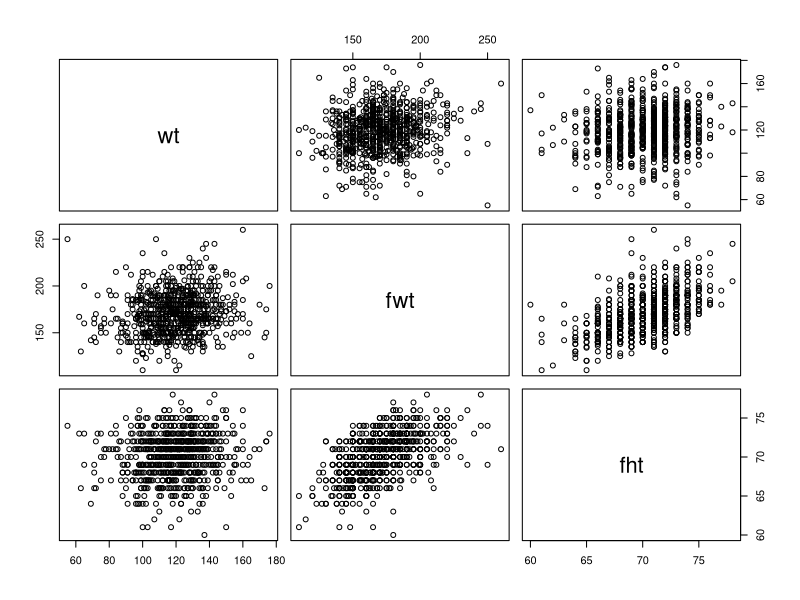
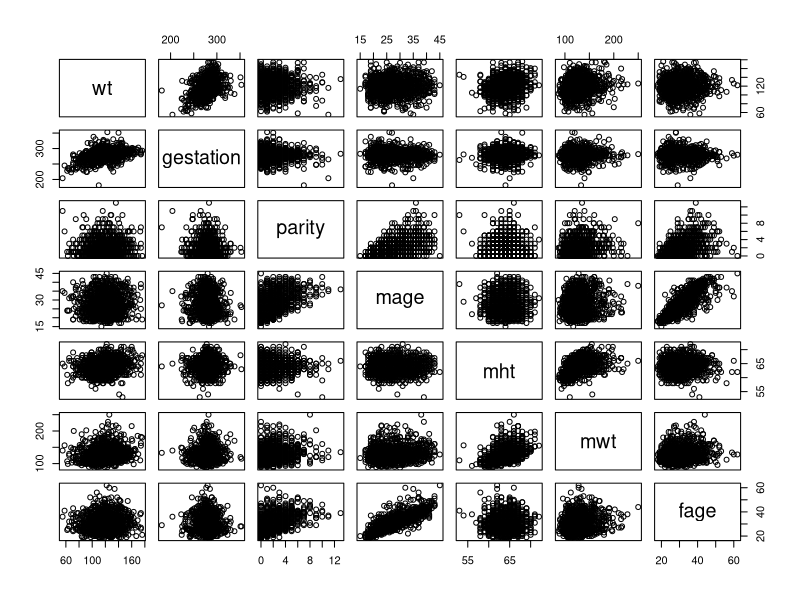

These figures' R source, in order: (Note: a time limit stopped this script after it produced the figures.)
## ---- chunk 1
knitr::opts_chunk$set(echo = TRUE)
## ---- chunk 2
chds <- read.csv("chds_births.csv", sep=",")
summary(chds) 
## ---- chunk 3
# drop observations which have value 0 for covariate 'marital' 
chds <- chds[chds$marital != 0, ]
## ---- chunk 4
pairs(~ wt + fwt + fht, data=chds)
## ---- chunk 5
library(mice)

# removing father's weight and height from our dataset 
chds$fwt <- NULL
chds$fht <- NULL

# imputing missing data
system.time({ 
  chds_imp = mice(chds, m=5, printFlag=FALSE, maxit=50, seed=331)
})

# extracting five imputed datasets
chds1 <- complete(chds_imp, 1)
chds2 <- complete(chds_imp, 2)
chds3 <- complete(chds_imp, 3)
chds4 <- complete(chds_imp, 4)
chds5 <- complete(chds_imp, 5)
## ---- chunk 6
# constructing smoke level factors
smoke_levels <- c("never", "until_pregnancy", "used_to_not_anymore", "smokes_now")
encode_smoke <- function(chds)
{
  smoke2 <- smoke_levels[chds$smoke+1]
  smoke2 <- factor(smoke2, levels=smoke_levels)
  chds$smoke <- smoke2
  
  return(chds)
}

chds1 <- encode_smoke(chds1)
chds2 <- encode_smoke(chds2)
chds3 <- encode_smoke(chds3)
chds4 <- encode_smoke(chds4)
chds5 <- encode_smoke(chds5)

# constructing med factors
med_levels <- c("elementary", "middle", "high", "high+trade", "high+college", "college_grad",     
                "trade", "high_unclear")
encode_med <- function(chds)
{
  med2 <- med_levels[chds$med+1]
  med2 <- factor(med2, levels=med_levels)
  chds$med <- med2
  return(chds)
}

chds1 <- encode_med(chds1)
chds2 <- encode_med(chds2)
chds3 <- encode_med(chds3)
chds4 <- encode_med(chds4)
chds5 <- encode_med(chds5)

fed_levels <- c("elementary", "middle", "high", "high+trade", "high+college", "college_grad", 
                "trade", "high_unclear")
# constructing fed factors
encode_fed <- function(chds)
{
  fed2 <- fed_levels[chds$fed+1]
  fed2 <- factor(fed2, levels=fed_levels)
  chds$fed <- fed2
  return(chds)
}

chds1 <- encode_fed(chds1)
chds2 <- encode_fed(chds2)
chds3 <- encode_fed(chds3)
chds4 <- encode_fed(chds4)
chds5 <- encode_fed(chds5)

# constructiong marital factors
marital_levels <- c("married", "legally_separated", "divorced", "widowed", "never_married",                                   "not_married")
encode_marital <- function(chds)
{
  marital2 <- marital_levels[chds$marital]
  marital2 <- factor(marital2, levels=marital_levels)
  chds$marital <- marital2
  return(chds)
}

chds1 <- encode_marital(chds1)
chds2 <- encode_marital(chds2)
chds3 <- encode_marital(chds3)
chds4 <- encode_marital(chds4)
chds5 <- encode_marital(chds5)

# constructing time factors 
time_levels <- c("never_smoked", "<1year", "1-2years", "2-3years", "3-4years", "5-9years", ">10years",                     "during_pregnancy", "still_smokes", "quit_but_dont_know_when")
encode_time <- function(chds)
{
  time2 <- time_levels[chds$time+1]
  time2 <- factor(time2, levels=time_levels)
  chds$time <- time2
  return(chds)
}

chds1 <- encode_time(chds1)
chds2 <- encode_time(chds2)
chds3 <- encode_time(chds3)
chds4 <- encode_time(chds4)
chds5 <- encode_time(chds5)

# constructing number factors 
number_levels <- c("never_smoked", "1-4", "5-9", "10-14", "15-19", "20-29", "30-39", "40-60", ">60",                         "smoked_but_dont_know_how_much")
encode_number <- function(chds)
{
  number2 <- number_levels[chds$number+1]
  number2 <- factor(number2, levels=number_levels)
  chds$number <- number2
  return(chds)
}

chds1 <- encode_number(chds1)
chds2 <- encode_number(chds2)
chds3 <- encode_number(chds3)
chds4 <- encode_number(chds4)
chds5 <- encode_number(chds5)

# constructing income factors
income_levels <- c("<2500", "2500-4999", "5000-7499", "7500-9999", "10000-12499", "12500-14999",
                   "15000-17499", "17500-19999", "20000-22499", ">=22500")
encode_income <- function(chds)
{
  income2 <- income_levels[chds$income+1]
  income2 <- factor(income2, levels=income_levels)
  chds$income <- income2
  return(chds)
}

chds1 <- encode_income(chds1)
chds2 <- encode_income(chds2)
chds3 <- encode_income(chds3)
chds4 <- encode_income(chds4)
chds5 <- encode_income(chds5)

# constructing meth and feth factors
eth_levels <- c("Caucasian", "Mexican", "African-American", "Asian", "Mixed", "Other")
encode_eth <- function(chds)
{
  max_eth <- max(chds$meth) + 1
  eth_threshold <- c(0, 6, 7, 8, 9, 10, 11)
  meth <- cut(chds$meth, breaks=eth_threshold, labels= eth_levels, right=FALSE)
  feth <- cut(chds$feth, breaks=eth_threshold, labels= eth_levels, right=FALSE)
  chds$meth <- meth
  chds$feth <- feth
  chds$meth <- factor(chds$meth, levels=eth_levels)
  chds$feth <- factor(chds$feth, levels=eth_levels)
  return(chds)
}

chds1 <- encode_eth(chds1)
chds2 <- encode_eth(chds2)
chds3 <- encode_eth(chds3)
chds4 <- encode_eth(chds4)
chds5 <- encode_eth(chds5)
## ---- chunk 7
# Changing factor levels for marital
change_marital_factors <- function(chds)
{
  chds$marital[chds$marital != "married"] <- "not_married"
  chds$marital <- droplevels(chds$marital)
  return(chds)
}

chds1 <- change_marital_factors(chds1)
chds2 <- change_marital_factors(chds2)
chds3 <- change_marital_factors(chds3)
chds4 <- change_marital_factors(chds4)
chds5 <- change_marital_factors(chds5)

# Changing factor levels for meth
change_meth_factor_levels <- function(chds)
{
  chds$meth[chds$meth == "Mexican"] <- "Other"
  chds$meth[chds$meth == "Asian"] <- "Other"
  chds$meth[chds$meth == "Mixed"] <- "Other"
  chds$meth <- droplevels(chds$meth)
  return(chds)
}

chds1 <- change_meth_factor_levels(chds1)
chds2 <- change_meth_factor_levels(chds2)
chds3 <- change_meth_factor_levels(chds3)
chds4 <- change_meth_factor_levels(chds4)
chds5 <- change_meth_factor_levels(chds5)

# Changing factor levels for med
change_med_levels <- function(chds)
{
  # Adding new category "upto_medical_school" in categories for med
  med_levels <- c("upto_high_school", med_levels)
  chds$med <- factor(chds$med, levels=med_levels)

  # Shift observations in category "elementary" to category "upto_high_school"
  chds$med[chds$med == "elementary"] <- "upto_high_school"

  # Shift observations in category "middle" to category "upto_high_school"
  chds$med[chds$med == "middle"] <- "upto_high_school"
  
  # Shift observations in category "high" to category "upto_high_school"
  chds$med[chds$med == "high"] <- "upto_high_school"

  # Removing all observations with level "high_unclear"
  chds <- chds[chds$med != "high_unclear", ]
  
  # Drop all categories which have no observation and "high_unclear" category
  chds$med <- droplevels(chds$med)

  return(chds)
}

chds1 <- change_med_levels(chds1)
chds2 <- change_med_levels(chds2)
chds3 <- change_med_levels(chds3)
chds4 <- change_med_levels(chds4)
chds5 <- change_med_levels(chds5)

# Changing factor levels for feth
change_feth_levels <- function(chds)
{
  # Converting feth into a categorical covariate with categories "Caucasian", 
  # "African-American", "Other"
  chds$feth[chds$feth == "Mexican"] <- "Other"
  chds$feth[chds$feth == "Asian"] <- "Other"
  chds$feth[chds$feth == "Mixed"] <- "Other"
  chds$feth <- droplevels(chds$feth)
  
  return(chds)
}

chds1 <- change_feth_levels(chds1)
chds2 <- change_feth_levels(chds2)
chds3 <- change_feth_levels(chds3)
chds4 <- change_feth_levels(chds4)
chds5 <- change_feth_levels(chds5)

# Changing factor levels for fed
change_fed_levels <- function(chds)
{
  # Handling fed 
  # adding new category "upto_medical_school" in categories for fed
  fed_levels <- c("upto_high_school", fed_levels)
  chds$fed <- factor(chds$fed, levels=fed_levels)
  
  # shift observations in category "elementary" to category "upto_high_school"
  chds$fed[chds$fed == "elementary"] <- "upto_high_school"
  
  # shift observations in category "middle" to category "upto_high_school"
  chds$fed[chds$fed == "middle"] <- "upto_high_school"
  
  # shift observations in category "high" to category "upto_high_school"
  chds$fed[chds$fed == "high"] <- "upto_high_school"
  
  # Removing all observations with level "trade"
  chds <- chds[chds$fed != "trade",]
  
  # Removing all observations with level "high_school_unclear"
  chds <- chds[chds$fed != "high_unclear", ]
  
  # drop all categories which have no observation and "high_unclear" category
  chds$fed <- droplevels(chds$fed)
  
  return(chds)
}

chds1 <- change_fed_levels(chds1)
chds2 <- change_fed_levels(chds2)
chds3 <- change_fed_levels(chds3)
chds4 <- change_fed_levels(chds4)
chds5 <- change_fed_levels(chds5)

# Changing factor levels for income
change_income_levels <- function(chds)
{
  # Adding new categories "0-4999" and ">=20000" to income
  income_levels <- c("0-4999", income_levels, "5000-14999", ">=15000")
  
  chds$income <- factor(chds$income, levels=income_levels)
  chds$income[chds$income == "<2500"] <- "0-4999"
  chds$income[chds$income == "2500-4999"] <- "0-4999"
  
  chds$income[chds$income == "5000-7499"] <- "5000-14999"
  chds$income[chds$income == "7500-9999"] <- "5000-14999"
  chds$income[chds$income == "10000-12499"] <- "5000-14999"
  chds$income[chds$income == "12500-14999"] <- "5000-14999"
  
  chds$income[chds$income == "15000-17499"] <- ">=15000"
  chds$income[chds$income == "17500-19999"] <- ">=15000"
  chds$income[chds$income == "20000-22499"] <- ">=15000"
  chds$income[chds$income == ">=22500"] <- ">=15000"
  
  # drop all income categories which have no observation
  chds$income <- droplevels(chds$income)
  
  return(chds)
}

chds1 <- change_income_levels(chds1)
chds2 <- change_income_levels(chds2)
chds3 <- change_income_levels(chds3)
chds4 <- change_income_levels(chds4)
chds5 <- change_income_levels(chds5)

# Changing factor levels for time
change_time_levels <- function(chds)
{
  # Adding new categories "0-2years" ">2years" to time
  time_levels <- c("0-2years", ">2years", time_levels)

  chds$time <- factor(chds$time, levels=time_levels)
  chds$time[chds$time == "<1year"] <- "0-2years"
  chds$time[chds$time == "1-2years"] <- "0-2years"
  
  chds$time[chds$time == "2-3years"] <- ">2years"
  chds$time[chds$time == "3-4years"] <- ">2years"
  chds$time[chds$time == "5-9years"] <- ">2years"
  chds$time[chds$time == ">10years"] <- ">2years"
  
  # Removing all observations with level "quit_but_dont_know_when"
  chds <- chds[chds$time != "quit_but_dont_know_when",]
  
  # Removing all observations with level "still_smokes"
  chds <- chds[chds$time != "still_smokes",]
  
  # Drop all time categories which have no observation
  chds$time <- droplevels(chds$time)
  
  return(chds)
}

chds1 <- change_time_levels(chds1)
chds2 <- change_time_levels(chds2)
chds3 <- change_time_levels(chds3)
chds4 <- change_time_levels(chds4)
chds5 <- change_time_levels(chds5)


# Changing factor levels for time
change_number_levels <- function(chds)
{
  #Adding new categories "1-9" ">=10" to number
  number_levels <- c(number_levels, "1-9", ">=10")

  chds$number <- factor(chds$number, levels=number_levels)
  chds$number[chds$number == "1-4"] <- "1-9"
  chds$number[chds$number == "5-9"] <- "1-9"
  
  chds$number[chds$number == "10-14"] <- ">=10"
  chds$number[chds$number == "10-14"] <- ">=10"
  chds$number[chds$number == "15-19"] <- ">=10"
  chds$number[chds$number == "20-29"] <- ">=10"
  chds$number[chds$number == "30-39"] <- ">=10"
  chds$number[chds$number == "40-60"] <- ">=10"
  chds$number[chds$number == ">60"] <- ">=10"
  
  # Removing all observations with level "smoked_but_dont_know_how_much"  
  chds <- chds[chds$number != "smoked_but_dont_know_how_much",]

  # Drop all number categories which have no observation
  chds$number <- droplevels(chds$number)  
  
  return(chds)
}

chds1 <- change_number_levels(chds1)
chds2 <- change_number_levels(chds2)
chds3 <- change_number_levels(chds3)
chds4 <- change_number_levels(chds4)
chds5 <- change_number_levels(chds5)
## ---- chunk 8
pairs(~ wt + gestation + parity + mage + mht + mwt + fage, data=chds1)
## ---- chunk 9
library(plyr)
# counting distinct values in covariates "parity" and "mht"
count(chds1, vars="parity")
count(chds1, vars="mht")
## ---- chunk 10
# encode parity 
parity_levels <- c("0", "1", "2", ">=3")
parity_levels <- c("no_prev_preg", "one_prev_preg", "two_prev_preg", "at_least_three_prev_preg")
encode_parity <- function(chds)
{
  max_parity <- max(chds$parity) + 1
  parity_threshold <- c(0, 1, 2, 3, max_parity)
  parity2 <- cut(chds$parity, breaks=parity_threshold, labels=parity_levels, right=FALSE)
  chds$parity <- parity2
  chds$parity <- factor(chds$parity, levels=parity_levels)

  return(chds)
}

chds1 <- encode_parity(chds1)
chds2 <- encode_parity(chds2)
chds3 <- encode_parity(chds3)
chds4 <- encode_parity(chds4)
chds5 <- encode_parity(chds5)

# encode mht 
mht_levels <- c("at_most_60", "61-63", "64-66", "at_least_67")
encode_mht <- function(chds)
{
  max_mht <- max(chds$mht)
  mht_threshold <- c(0, 60, 63, 66, max_mht)
  mht2 <- cut(chds$mht, breaks=mht_threshold, labels= mht_levels, right=TRUE)
  chds$mht <- mht2
  chds$mht <- factor(chds$mht, levels=mht_levels)
  
  return(chds)
}

chds1 <- encode_mht(chds1)
chds2 <- encode_mht(chds2)
chds3 <- encode_mht(chds3)
chds4 <- encode_mht(chds4)
chds5 <- encode_mht(chds5)
## ---- chunk 11
# print comprehensive summary of factor encoded dataset
summary(chds1)
## ---- chunk 12
# Removing inconsistencies between number and smoke
chds1 <- chds1[!(chds1$smoke == "smokes_now" & chds1$number == "never_smoked"), ]
chds1 <- chds1[!(chds1$smoke == "until_pregnancy" & chds1$number == "never_smoked"), ]

chds2 <- chds2[!(chds2$smoke == "until_pregnancy" & chds2$number == "never_smoked"), ]

chds4 <- chds4[!(chds4$smoke == "smokes_now" & chds4$number == "never_smoked"), ]
chds4 <- chds1[!(chds4$smoke == "until_pregnancy" & chds4$number == "never_smoked"), ]


table(chds1[c("number", "smoke")])
table(chds2[c("number", "smoke")])
table(chds3[c("number", "smoke")])
table(chds4[c("number", "smoke")])
table(chds5[c("number", "smoke")])
## ---- chunk 13
forward_selection <- function(chds)
{
  # minimal model: intercept only 
  Mminimal <- lm(wt ~ 1, data=chds)
  # all main effects and interaction
  Mmaximal <- lm(wt ~ (.)^2, data=chds)
  
  system.time({
    Mfwd <- step(object=Mminimal, 
                 scope=list(lower=Mminimal, upper=Mmaximal),
                 direction="forward",
                 trace=FALSE)
  })
  
  return(Mfwd)
}

Mfwd1 <- forward_selection(chds1)
Mfwd2 <- forward_selection(chds2)
Mfwd3 <- forward_selection(chds3)
Mfwd4 <- forward_selection(chds4)
Mfwd5 <- forward_selection(chds5)

stepwise_selection <- function(chds)
{
# minimal model: intercept only 
  Mminimal <- lm(wt ~ 1, data=chds)
  # all main effects and interaction
  Mmaximal <- lm(wt ~ (.)^2, data=chds)
  # starting model for stepwise selection
  Mstart <- lm(wt ~ ., data=chds)
  
  system.time({
    Mstep <- step(object=Mstart, 
                 scope=list(lower=Mminimal, upper=Mmaximal),
                 direction="both",
                 trace=FALSE)
  })
  
  return(Mstep)
}

Mstep1 <- stepwise_selection(chds1)
Mstep2 <- stepwise_selection(chds2)
Mstep3 <- stepwise_selection(chds3)
Mstep4 <- stepwise_selection(chds4)
Mstep5 <- stepwise_selection(chds5)
## ---- chunk 14
# Extracting regression coeffecients
Beta_hat_Mfwd1 <- coef(Mfwd1)
Beta_hat_Mfwd2 <- coef(Mfwd2)
Beta_hat_Mfwd3 <- coef(Mfwd3)
Beta_hat_Mfwd4 <- coef(Mfwd4)
Beta_hat_Mfwd5 <- coef(Mfwd5)

Beta_hat_Mstep1 <- coef(Mstep1)
Beta_hat_Mstep2 <- coef(Mstep2)
Beta_hat_Mstep3 <- coef(Mstep3)
Beta_hat_Mstep4 <- coef(Mstep4)
Beta_hat_Mstep5 <- coef(Mstep5)

# Checking for any NAs in regression coeffcients
names(Beta_hat_Mfwd1)[is.na(Beta_hat_Mfwd1)]
names(Beta_hat_Mfwd2)[is.na(Beta_hat_Mfwd2)]
names(Beta_hat_Mfwd3)[is.na(Beta_hat_Mfwd3)]
names(Beta_hat_Mfwd4)[is.na(Beta_hat_Mfwd4)]
names(Beta_hat_Mfwd5)[is.na(Beta_hat_Mfwd5)]

names(Beta_hat_Mstep1)[is.na(Beta_hat_Mstep1)]
names(Beta_hat_Mstep2)[is.na(Beta_hat_Mstep2)]
names(Beta_hat_Mstep3)[is.na(Beta_hat_Mstep3)]
names(Beta_hat_Mstep4)[is.na(Beta_hat_Mstep4)]
names(Beta_hat_Mstep5)[is.na(Beta_hat_Mstep5)]
## ---- chunk 15
formula(Mfwd1)
formula(Mfwd2)
formula(Mfwd3) 
formula(Mfwd4) 
formula(Mfwd5)

formula(Mstep1)
formula(Mstep2)
formula(Mstep3)
formula(Mstep4)
formula(Mstep5)
## ---- chunk 16
# We have four different models from forward and stepwise selection each 
# therefore, the following code is written  
cv <- function(chds, split, n_iter, M1, M2, M3, M4, names, set_name)
{
  n <- nrow(chds)
  
  mspe1 <- rep(NA, n_iter)
  mspe2 <- rep(NA, n_iter)
  mspe3 <- rep(NA, n_iter)
  mspe4 <- rep(NA, n_iter)
  
  for (i in 1:n_iter) {
    
    # shuffle dataset
    shuffled <- chds[sample(n), ]
    
    # extract training set 
    train_ind <- 1:round(split * n)
    train <- shuffled[train_ind, ]
    
    # extract test set
    test_ind <- (round(split * n) + 1):n
    test <- shuffled[test_ind, ]
    
    # refit the models on the subset of training data
    M1_cv <- lm(formula(M1), data=train)
    M2_cv <- lm(formula(M2), data=train)
    M3_cv <- lm(formula(M3), data=train)
    M4_cv <- lm(formula(M4), data=train)
    
    # out-of-sample residuals for all five models
    # that is, testing data - predictions with training parameters
    M1_res <- test$wt - predict(M1_cv, newdata=test)
    M2_res <- test$wt - predict(M2_cv, newdata=test)
    M3_res <- test$wt - predict(M3_cv, newdata=test)
    M4_res <- test$wt - predict(M4_cv, newdata=test)
    
    # mean-square prediction errors
    mspe1[i] <- mean(M1_res^2)
    mspe2[i] <- mean(M2_res^2)
    mspe3[i] <- mean(M3_res^2)
    mspe4[i] <- mean(M4_res^2)
  }
  
  # drop any NA's in our computed mspe
  mspe1 <- mspe1[!is.na(mspe1)]
  mspe2 <- mspe2[!is.na(mspe2)]
  mspe3 <- mspe3[!is.na(mspe3)]
  mspe4 <- mspe4[!is.na(mspe4)]
  
  # box-plot and histogram
  # plot rMSPE and out-of-sample log(Lambda)
  par(mfrow = c(1,2))
  par(mar = c(4.5, 4.5, .1, .1))
  boxplot(x = list(sqrt(mspe1), sqrt(mspe2), sqrt(mspe3), sqrt(mspe4)), names = names, cex = .7,
          ylab = expression(sqrt(MSPE)), col = c("yellow", "orange", "red", "blue"), main=set_name)
  
  return(c(mean(mspe1), mean(mspe2), mean(mspe3), mean(mspe4)))
}

# Stepwise Selection Final Model Competition
n_iter <- 2000
split <- 0.80

snames=expression(M[step1], M[step2], M[step3], M[step5])
fnames <- expression(M[fwd1], M[fwd2], M[fwd3], M[fwd5])
## ---- chunk 17
# Cross validation of unique step-wise selection models on chds1
cv(chds1, split, n_iter, Mstep1, Mstep2, Mstep3, Mstep5, snames, "chds1")
## ---- chunk 18
# Cross validation of unique step-wise selection models on chds2
cv(chds2, split, n_iter, Mstep1, Mstep2, Mstep3, Mstep5, snames, "chds2")
## ---- chunk 19
# Cross validation of unique step-wise selection models on chds3
cv(chds3, split, n_iter, Mstep1, Mstep2, Mstep3, Mstep5, snames, "chds3")
## ---- chunk 20
# Cross validation of unique step-wise selection models on chds4
cv(chds4, split, n_iter, Mstep1, Mstep2, Mstep3, Mstep5, snames, "chds4")
## ---- chunk 21
# Cross validation of unique step-wise selection models on chds5
cv(chds5, split, n_iter, Mstep1, Mstep2, Mstep3, Mstep5, snames, "chds5")
## ---- chunk 22
# Cross validation of unique forward selection models on chds1
cv(chds1, split, n_iter, Mfwd1, Mfwd2, Mfwd3, Mfwd5, fnames, "chds1")
## ---- chunk 23
# Cross validation of unique forward selection models on chds2
cv(chds2, split, n_iter, Mfwd1, Mfwd2, Mfwd3, Mfwd5, fnames, "chds2")
## ---- chunk 24
# Cross validation of unique forward selection models on chds3
cv(chds3, split, n_iter, Mfwd1, Mfwd2, Mfwd3, Mfwd5, fnames, "chds3")
## ---- chunk 25
# Cross validation of unique forward selection models on chds4
cv(chds4, split, n_iter, Mfwd1, Mfwd2, Mfwd3, Mfwd5, fnames, "chds4")
## ---- chunk 26
# Cross validation of unique forward selection models on chds5
cv(chds5, split, n_iter, Mfwd1, Mfwd2, Mfwd3, Mfwd5, fnames, "chds5")
## ---- chunk 27
# pooling Mfwd1
Mfwd_best <- with(chds_imp, 
                  lm(wt ~ gestation + smoke + mht + meth + parity + number + mwt + time + meth:mwt
                          + gestation:number + gestation:mwt + gestation:mht + gestation:time 
                    )
                  )
summary(pool(Mfwd_best))

# pooling Mstep2
Mstep_best <- with(chds_imp, 
                  lm(wt ~ gestation + parity + meth + med + mht + mwt + income + smoke + time +
                          number + gestation:income + gestation:number + gestation:med + med:mwt + meth:income
                    )
                  )
summary(pool(Mstep_best))
## ---- chunk 28
qq_plot <- function(M, main)
{
  sigma_hat <- sqrt(sum(resid(M)^2) / M$df.residual)
  sigma_hat <- round(sigma_hat, 2) # round to 2 decimal places
  
  cex <- 0.8
  qqnorm(resid(M) / sigma_hat, pch = 16, cex = cex, cex.axis = cex, main=main)
  abline(a = 0, b = 1, col = "red") # add 45 degree line
}

residual_vs_predicted_plot <- function(M, main)
{
  res <- resid(M)
  sigma_hat <- sqrt(sum(res^2) / M$df.residual)
  sigma_hat <- round(sigma_hat, 2) # round to 2 decimal places
  h <- hatvalues(M)
  pred <- predict(M)
  res_stu <- resid(M) / sqrt(1-h) # studentized residuals, but on the data scale
  
  cex <- .8 # controls the size of the points and labels
  par(mar = c(4,4,.1,.1))
  plot(pred, resid(M), pch = 21, bg = "black", cex = cex, 
       cex.axis = cex, xlab = "Predicted Male Single-Fetus Birth Weight", 
       ylab = "Residuals", main=main)
  points(pred, res_stu, pch = 21, bg = "red", cex = cex)
  legend(x = "bottomleft", c("Residuals", "Studentized Residuals"),
         pch = 21, pt.bg = c("black", "red"), pt.cex = cex, cex = cex)
  abline(h=0, lty=2, col="grey")
}

residual_vs_predicted_plot(Mfwd1, "Mfwd1")
qq_plot(Mfwd1, "Mfwd1")

residual_vs_predicted_plot(Mstep2, "Mstep2")
qq_plot(Mstep2, "Mstep2")
## ---- chunk 29
cooks_distance_vs_leverage_plot <- function(M, data, main)
{
  p <- length(coef(M))
  n <- nrow(data)
  h <- hatvalues(M)
  res <- resid(M)
  hbar <- p / n
  
  # cook’s distance vs. leverage
  D <- cooks.distance(M)
  
  # flag some of the points
  infl_ind <- which.max(D) # top influence point
  lev_ind <- h > 2*hbar # leverage more than 2x the average
  clrs <- rep("black", len = n)
  
  clrs[lev_ind] <- "blue"
  clrs[infl_ind] <- "red"
  par(mfrow = c(1,1), mar = c(4,4,1,1))
  
  cex <- .8
  plot(h, D, xlab = "Leverage", ylab = "Cook Influence Measure",
       pch = 21, bg = clrs, cex = cex, cex.axis = cex, main=main)
  abline(v = 2*hbar, col = "grey60", lty = 2) # 2x average leverage
  legend("topleft", legend = c("High Leverage", "High Influence"), pch = 21,
         pt.bg = c("blue", "red"), cex = cex, pt.cex = cex)
  
}

cooks_distance_vs_leverage_plot(Mfwd1, chds1, "Mfwd1")
cooks_distance_vs_leverage_plot(Mstep2, chds2, "Mstep2")
## ---- chunk 30
#cooks_highinf_vs_highlev Mfwd1
p <- length(coef(Mfwd1))
n <- nrow(chds1)
h <- hatvalues(Mfwd1)
res <- resid(Mfwd1)
hbar <- p / n

# cook’s distance vs. leverage
D <- cooks.distance(Mfwd1)

# flag some of the points
infl_ind <- which.max(D) # top influence point
lev_ind <- h > 2*hbar # leverage more than 2x the average
clrs <- rep("black", len = n)

omit_ind <- c(infl_ind, # most influential
              which.max(h)) # highest leverage
names(omit_ind) <- c("infl", "lev")

yobs <- chds1[,"wt"] # observed values
 
# all observations
Mf <- lm(formula(Mfwd1), data=chds1)
yfitf <- predict(Mf) # fitted values
par(mfrow = c(2,2))
par(mar = c(3.5,3.5,0,0)+.1)
cex <- .8
clrs2 <- c("red", "blue")

for(jj in 1:length(omit_ind)) {
  Mo <- lm(formula(Mfwd1), data=chds1, subset = -omit_ind[jj])
  yfito <- predict(Mo, newdata = chds1) # fitted values at all observations
  for (ii in c("gestation", "mwt")) {
    # response vs. each covariate
    xobs <- chds1[,ii] # covariate
    ylim <- range(yobs, yfitf, yfito) # y-range of plot
    # observed
    plot(xobs, yobs, pch = 21, bg = clrs, cex = cex, cex.axis = cex, xlab = "", ylab = "")
    
    title(xlab = ii, ylab = "Weight", line = 2)
    # fitted, all observations
    points(xobs, yfitf, pch = 3, lwd = 2, cex = cex)
    # fitted, one omitted observation
    points(xobs, yfito, col = clrs2[jj], pch = 6, lwd = 2, cex = cex)
    # connect with lines
    segments(x0 = xobs, y0 = pmin(yobs, yfitf, yfito),
             y1 = pmax(yobs, yfitf, yfito), lty = 2) # connect them
    
    legend("bottomright", legend = c("Observed", "Fitted (all obs.)",
                                     paste0("Fitted (omit ", names(omit_ind)[jj], " obs.)")),
           pch = c(21,3,6), lty = c(NA, NA, NA),
           lwd = c(NA, 2, 2), pt.bg = "black",
           col = c("black", "black", clrs2[jj]),
           cex = cex, pt.cex = cex)
  }
}
## ---- chunk 31
p <- length(coef(Mstep2))
n <- nrow(chds2)
h <- hatvalues(Mstep2)
res <- resid(Mstep2)
hbar <- p / n

# cook’s distance vs. leverage
D <- cooks.distance(Mstep2)

# flag some of the points
infl_ind <- which.max(D) # top influence point
lev_ind <- h > 2*hbar # leverage more than 2x the average
clrs <- rep("black", len = n)

omit_ind <- c(infl_ind, # most influential
              which.max(h)) # highest leverage
names(omit_ind) <- c("infl", "lev")

yobs <- chds2[,"wt"] # observed values
Mf <- lm(formula(Mstep2), data=chds2)
yfitf <- predict(Mf) # fitted values
par(mfrow = c(2,2))
par(mar = c(3.5,3.5,0,0)+.1)
cex <- .8
clrs2 <- c("red", "blue")

for(jj in 1:length(omit_ind)) {
  # model with omitted observation
  Mo <- lm(formula(Mstep2), data=chds2, subset = -omit_ind[jj])
  yfito <- predict(Mo, newdata = chds2) # fitted values at all observations
  for (ii in c("gestation", "mwt")) {
    # response vs. each covariate
    xobs <- chds2[,ii] # covariate
    ylim <- range(yobs, yfitf, yfito) # y-range of plot
    # observed
    plot(xobs, yobs, pch = 21, bg = clrs, cex = cex, cex.axis = cex, xlab = "", ylab = "")
    
    title(xlab = ii, ylab = "Weight", line = 2)
    # fitted, all observations
    points(xobs, yfitf, pch = 3, lwd = 2, cex = cex)
    # fitted, one omitted observation
    points(xobs, yfito, col = clrs2[jj], pch = 6, lwd = 2, cex = cex)
    # connect with lines
    segments(x0 = xobs, y0 = pmin(yobs, yfitf, yfito),
             y1 = pmax(yobs, yfitf, yfito), lty = 2) # connect them
    
    legend("bottomright", legend = c("Observed", "Fitted (all obs.)",
                                     paste0("Fitted (omit ", names(omit_ind)[jj], " obs.)")),
           pch = c(21,3,6), lty = c(NA, NA, NA),
           lwd = c(NA, 2, 2), pt.bg = "black",
           col = c("black", "black", clrs2[jj]),
           cex = cex, pt.cex = cex)
  }
}
